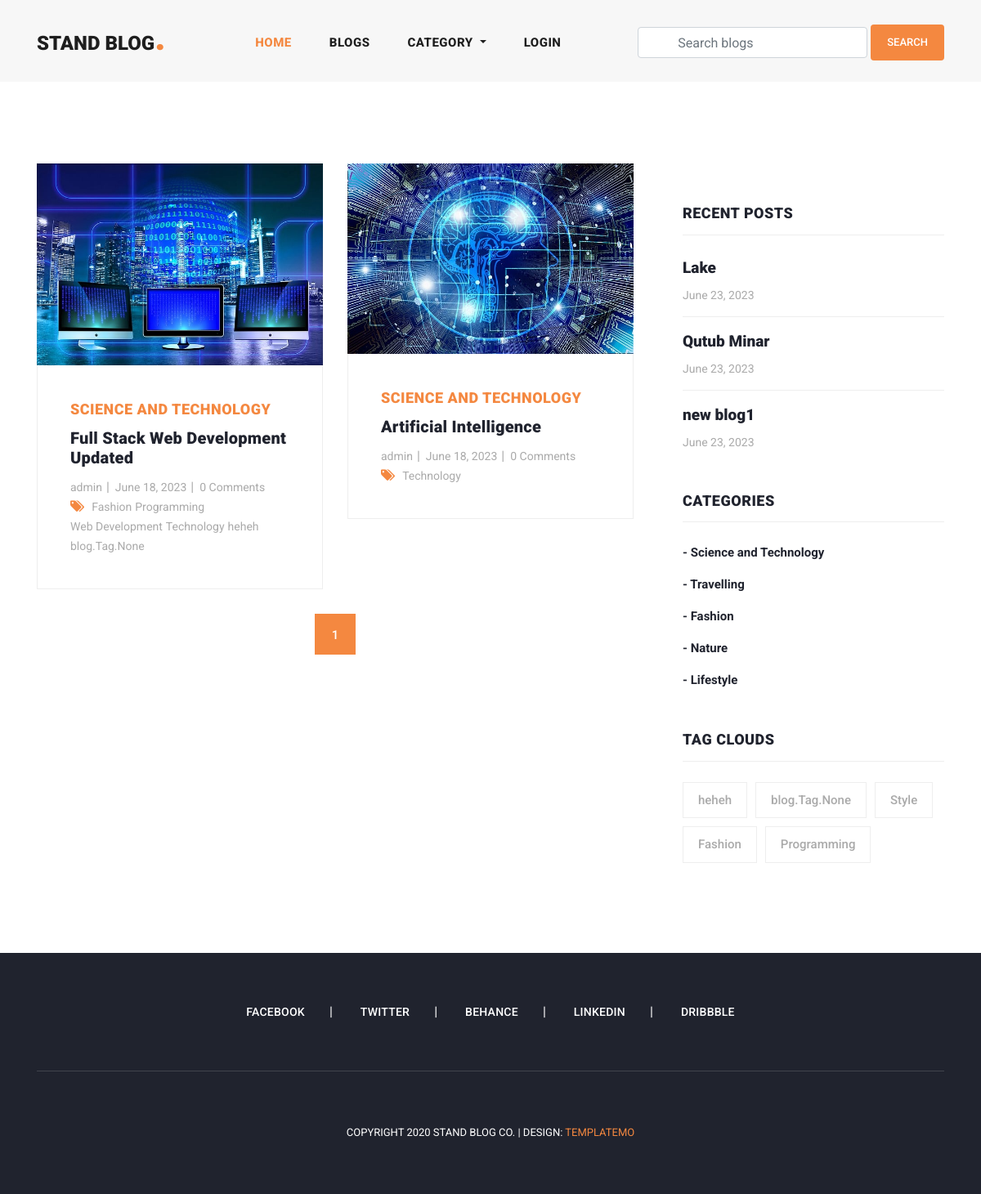
The page /category_blogs/science-and-technology/ on the database as committed earlier.
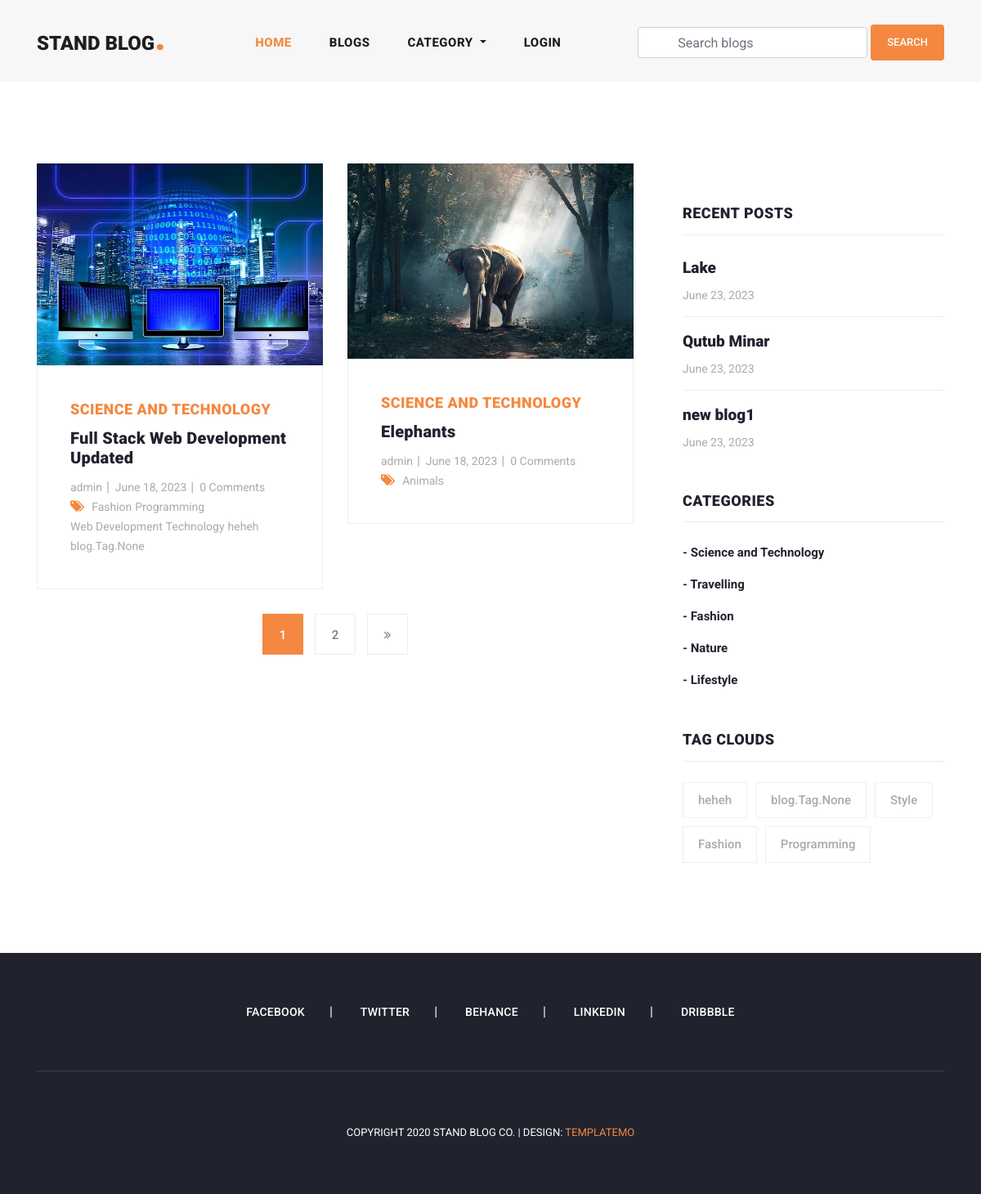
The same page on the database as committed later.
### blog/models.py (models this page shows, shortened)
class Blog(models.Model):
    user = models.ForeignKey(
        User,
        related_name='user_blogs',
        on_delete=models.CASCADE
    )
    category = models.ForeignKey(
        Category,
        related_name='category_blogs',
        on_delete=models.CASCADE
    )
    tags = models.ManyToManyField(
        Tag,
        related_name='tag_blogs',
        blank=True
    )
    likes = models.ManyToManyField(
        User,
        related_name='user_likes',
        blank=True
    )
    title = models.CharField(
        max_length=250
    )
    slug = models.SlugField(null=True, blank=True)
    banner = models.ImageField(upload_to='blog_banners')
    description = RichTextField()
    created_date = models.DateField(auto_now_add=True)

class Category(models.Model):
    title = models.CharField(max_length=150, unique=True)
    slug = models.SlugField(null=True, blank=True)
    created_date = models.DateField(auto_now_add=True)

class Tag(models.Model):
    title = models.CharField(max_length=150)
    slug = models.SlugField(null=True, blank=True)
    created_date = models.DateField(auto_now_add=True)

### user_profile/models.py (models this page shows, shortened)
class User(AbstractUser):
    email = models.EmailField(
        max_length=150,
        unique=True,
        error_messages={
            "unique": "The email must be unique"
        }
    )
    profile_image = models.ImageField(
        null=True,
        blank=True,
        upload_to="profile_images"
    )
    followers = models.ManyToManyField("Follow")
    REQUIRED_FIELDS = ["email"]
    objects = CustomUserManager()

### blog/views.py (the view)
# urls.py: path('category_blogs/<str:slug>/', category_blogs, name='category_blogs'),
def category_blogs(request, slug):
    category = get_object_or_404(Category, slug=slug)
    queryset = category.category_blogs.all()
    tags = Tag.objects.order_by('-created_date')[:5]
    page = request.GET.get('page', 1)
    paginator = Paginator(queryset, 2)
    all_blogs = Blog.objects.order_by('-created_date')[:5]
    try:
        blogs = paginator.page(page)
    except EmptyPage:
        blogs = paginator.page(1)
    except PageNotAnInteger:
        blogs = paginator.page(1)
        return redirect('blogs')
    context = {
        "blogs": blogs,
        "tags": tags,
        "all_blogs": all_blogs
    }
    return render(request, 'category_blogs.html', context)

### blog/context_processors.py (called while the page is built)
def get_all_categories(request):
    categories = Category.objects.all()
    context = {
        "categories": categories
    }
    return context

### templates/category_blogs.html (shortened to what this page needs)
{% extends 'base.html' %}
{% load static %}
{% block content %}
<section class="blog-posts grid-system">
    <div class="container">
        <div class="row">
            <div class="col-lg-8">
                <div class="all-blog-posts">
                    <div class="row">
                        {% for blog in blogs %}
                        {% include 'blog_card.html' %}
                        {% endfor %}
                        <div class="col-lg-12">
                            {% include 'pagination.html' %}
                        </div>
                    </div>
                </div>
            </div>
            {% include 'sidebar.html' with blogs=all_blogs %}
        </div>
    </div>
</section>
{% endblock content %}

### templates/blog_card.html (shortened to what this page needs)
{% load static %}
<div class="col-lg-6">
    <div class="blog-post">
        <div class="blog-thumb">
            <img src="{{blog.banner.url}}" alt="">
        </div>
        <div class="down-content">
            <span>{{blog.category.title}}</span>
            <a href="{% url 'blog_details' blog.slug %}">
                <h4>{{blog.title}}</h4>
            </a>
            <ul class="post-info">
                <li><a href="{% url 'view_user_information' blog.user.username %}">{{blog.user.username}}</a></li>
                <li><a href="#">{{blog.created_date}}</a></li>
                <li><a href="#">{{blog.blog_comments.all.count}} Comments</a></li>
            </ul>
            <div class="post-options">
                <div class="row">
                    <div class="col-lg-12">
                        <ul class="post-tags">
                            <li><i class="fa fa-tags"></i></li>
                            {% if blog.tags.all.count > 0 %}
                            {% for tag in blog.tags.all %}
                            <li><a href="#">{{tag.title}}</a></li>
                            {% endfor %}
                            {% endif %}
                        </ul>
                    </div>
                </div>
            </div>
        </div>
    </div>
</div>

### templates/sidebar.html
<div class="col-lg-4">
    <div class="sidebar">
        <div class="row">
            <div class="col-lg-12">
                <div class="sidebar-item recent-posts">
                    <div class="sidebar-heading">
                        <h2>Recent Posts</h2>
                    </div>
                    <div class="content">
                        <ul>
                            {% for blog in blogs|slice:"3" %}
                            <li><a href="#">
                                    <h5>{{blog.title}}</h5>
                                    <span>{{blog.created_date}}</span>
                                </a></li>
                            {% endfor %}
                        </ul>
                    </div>
                </div>
            </div>
            <div class="col-lg-12">
                <div class="sidebar-item categories">
                    <div class="sidebar-heading">
                        <h2>Categories</h2>
                    </div>
                    <div class="content">
                        <ul>
                            {% for category in categories %}
                            <li><a href="{% url 'category_blogs' category.slug %}">- {{category.title}}</a></li>
                            {% endfor %}
                        </ul>
                    </div>
                </div>
            </div>
            <div class="col-lg-12">
                <div class="sidebar-item tags">
                    <div class="sidebar-heading">
                        <h2>Tag Clouds</h2>
                    </div>
                    <div class="content">
                        <ul>
                            {% for tag in tags %}
                            <li><a href="{% url 'tag_blogs' tag.slug %}">{{tag.title}}</a></li>
                            {% endfor %}
                        </ul>
                    </div>
                </div>
            </div>
        </div>
    </div>
</div>

Rows that differ between the two databases and show on the page:
no longer on this page (row unchanged): Blog: banner (picture), category "SCIENCE AND TECHNOLOGY", title "Artificial Intelligence", user.username "admin", created_date "June 18, 2023", blog_comments.all.count "0", Tag (title "Technology"), shown under "STAND BLOG."
now on this page (row edited): Blog: banner (picture), category "SCIENCE AND TECHNOLOGY", title "Elephants", user.username "admin", created_date "June 18, 2023", blog_comments.all.count "0", shown under "STAND BLOG."
now on this page (row unchanged): Tag: title "Animals", shown under "SCIENCE AND TECHNOLOGY"
Other text that changed with them:
new list line: "2"
